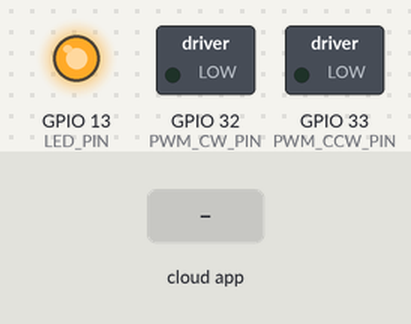
This sketch was run on a simulated ESP32. On the bench: switched loads named in the sketch (green lamp = pin HIGH), output pins drawn as LEDs (lit = HIGH). The inputs (shaded band) are chosen by the test bench. The ROS host is connected and sends only what is stated.

Above: at 3.2 s.
3.3 s: the phone or cloud app sets cmd_PWM to 0
At 4.5 s:
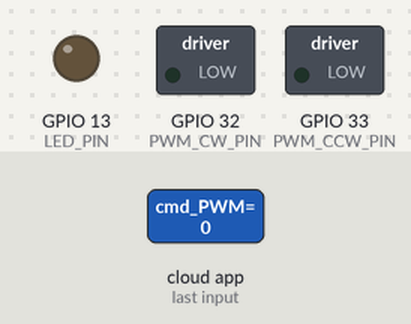
4.8 s: the phone or cloud app sets cmd_PWM to 1
At 6.0 s:
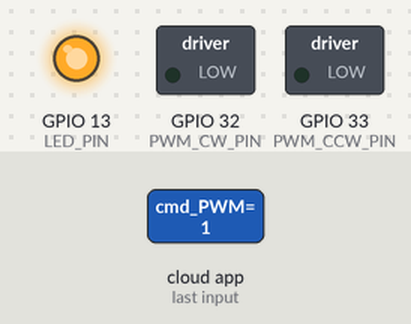
Timing chart, 0 to 7.8 s (numbered marks = the images above; inputs shaded):
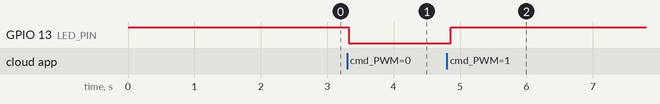

The sketch:

PWM_uros.ino
```cpp
/*

Command the desired PWM to the the motor (DC6V210RPM - Reducer 20:1)
Author: Juan M. Gandarias
email: jmgandarias@uma.es

*/

#include <micro_ros_arduino.h>

#include <stdio.h>
#include <rcl/rcl.h>
#include <rcl/error_handling.h>
#include <rclc/rclc.h>
#include <rclc/executor.h>

#include <std_msgs/msg/int32.h>

rcl_subscription_t subscriber;
std_msgs__msg__Int32 PWM_msg;
rclc_executor_t executor;
rclc_support_t support;
rcl_allocator_t allocator;
rcl_node_t node;
rcl_timer_t timer;

#define LED_PIN 13

#define PWM_CW_PIN 32
#define PWM_CCW_PIN 33

#define RCCHECK(fn) { rcl_ret_t temp_rc = fn; if((temp_rc != RCL_RET_OK)){error_loop();}}
#define RCSOFTCHECK(fn) { rcl_ret_t temp_rc = fn; if((temp_rc != RCL_RET_OK)){}}

// PWM configuration
const int pwm_cw_channel = 0;
const int pwm_ccw_channel = 1;
const int frequency = 1000;
const int resolution = 10;

volatile int32_t cmd_PWM = 0;

void error_loop(){
  while(1){
    digitalWrite(LED_PIN, !digitalRead(LED_PIN));
    delay(100);
  }
}

void subscription_callback(const void * msgin)
{
  const std_msgs__msg__Int32 * PWM_msg = (const std_msgs__msg__Int32 *)msgin;
  digitalWrite(LED_PIN, !digitalRead(LED_PIN));
  cmd_PWM = PWM_msg->data;

  if (cmd_PWM >=0){
    if (cmd_PWM>1023){
      cmd_PWM = 1023;
    }
    ledcWrite(pwm_cw_channel, cmd_PWM);
    ledcWrite(pwm_ccw_channel, 0);
  }else{
    cmd_PWM = -cmd_PWM;
    if (cmd_PWM>1023){
      cmd_PWM = 1023;
    }
    ledcWrite(pwm_ccw_channel, cmd_PWM);
    ledcWrite(pwm_cw_channel, 0);
  }
}

void setup() {
  set_microros_transports();

  pinMode(LED_PIN, OUTPUT);
  digitalWrite(LED_PIN, HIGH);

  ledcSetup(pwm_cw_channel, frequency, resolution);
  ledcAttachPin(PWM_CW_PIN, pwm_cw_channel);

  ledcSetup(pwm_ccw_channel, frequency, resolution);
  ledcAttachPin(PWM_CCW_PIN, pwm_ccw_channel);

  delay(2000);

  allocator = rcl_get_default_allocator();

  //create init_options
  RCCHECK(rclc_support_init(&support, 0, NULL, &allocator));

  // create node
  RCCHECK(rclc_node_init_default(&node, "pwm_motor_node", "", &support));

  // create subscriber
  RCCHECK(rclc_subscription_init_default(
    &subscriber,
    &node,
    ROSIDL_GET_MSG_TYPE_SUPPORT(std_msgs, msg, Int32),
    "cmd_PWM"));

  // create executor
  RCCHECK(rclc_executor_init(&executor, &support.context, 1, &allocator));
  RCCHECK(rclc_executor_add_subscription(&executor, &subscriber, &PWM_msg, &subscription_callback, ON_NEW_DATA));
}

void loop() {
  delay(100);
  RCCHECK(rclc_executor_spin_some(&executor, RCL_MS_TO_NS(100)));
}
```

Measured:
- after the input at 3.3 s, GPIO 13 (LED_PIN): HIGH → LOW at once
- after the input at 4.8 s, GPIO 13 (LED_PIN): LOW → HIGH after 0.06 s
